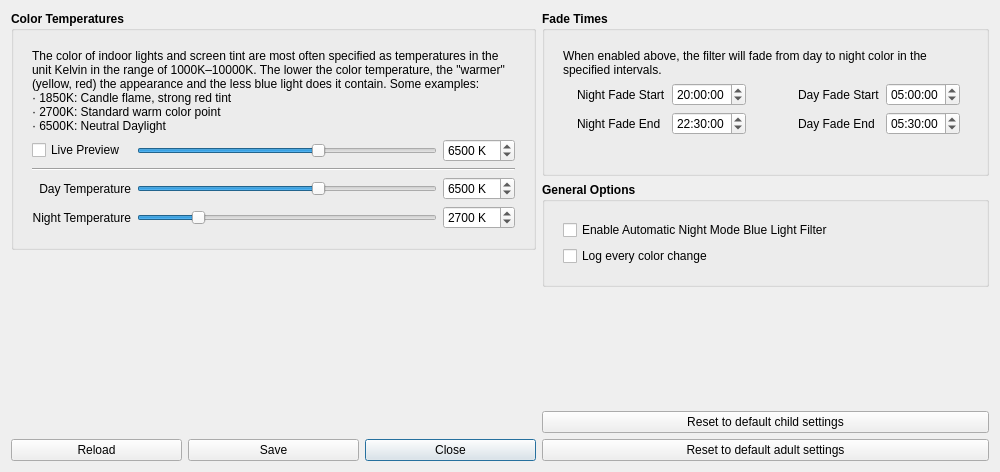
<?xml version="1.0" encoding="UTF-8"?>
<ui version="4.0">
 <class>nightModeSettingsDialog</class>
 <widget class="QDialog" name="nightModeSettingsDialog">
  <property name="geometry">
   <rect>
    <x>0</x>
    <y>0</y>
    <width>1000</width>
    <height>472</height>
   </rect>
  </property>
  <property name="windowTitle">
   <string>Night Mode Settings</string>
  </property>
  <layout class="QHBoxLayout" name="horizontalLayout">
   <item>
    <layout class="QVBoxLayout" name="leftVerticalLayout">
     <item>
      <widget class="QGroupBox" name="colorTempGroupBox">
       <property name="font">
        <font>
         <weight>75</weight>
         <bold>true</bold>
        </font>
       </property>
       <property name="title">
        <string>Color Temperatures</string>
       </property>
       <layout class="QVBoxLayout" name="verticalLayout_2">
        <item>
         <widget class="QWidget" name="colorTempContentWidget">
          <property name="font">
           <font>
            <weight>50</weight>
            <bold>false</bold>
           </font>
          </property>
          <layout class="QVBoxLayout" name="verticalLayout_3">
           <item>
            <widget class="QLabel" name="colorTempLabel">
             <property name="text">
              <string>The color of indoor lights and screen tint are most often specified as temperatures in the unit Kelvin in the range of 1000K–10000K. The lower the color temperature, the "warmer" (yellow, red) the appearance and the less blue light does it contain. Some examples:
· 1850K: Candle flame, strong red tint
· 2700K: Standard warm color point
· 6500K: Neutral Daylight </string>
             </property>
             <property name="wordWrap">
              <bool>true</bool>
             </property>
             <property name="margin">
              <number>5</number>
             </property>
             <property name="buddy">
              <cstring>previewCheckBox</cstring>
             </property>
            </widget>
           </item>
           <item>
            <layout class="QGridLayout" name="colorTempGridLayout">
             <item row="1" column="0">
              <widget class="QCheckBox" name="previewCheckBox">
               <property name="text">
                <string>Live Preview</string>
               </property>
              </widget>
             </item>
             <item row="1" column="1">
              <widget class="QSlider" name="previewTempSlider">
               <property name="sizePolicy">
                <sizepolicy hsizetype="Expanding" vsizetype="Fixed">
                 <horstretch>100</horstretch>
                 <verstretch>0</verstretch>
                </sizepolicy>
               </property>
               <property name="sizeIncrement">
                <size>
                 <width>41</width>
                 <height>31</height>
                </size>
               </property>
               <property name="cursor">
                <cursorShape>PointingHandCursor</cursorShape>
               </property>
               <property name="minimum">
                <number>1000</number>
               </property>
               <property name="maximum">
                <number>10000</number>
               </property>
               <property name="singleStep">
                <number>10</number>
               </property>
               <property name="pageStep">
                <number>500</number>
               </property>
               <property name="value">
                <number>6500</number>
               </property>
               <property name="orientation">
                <enum>Qt::Horizontal</enum>
               </property>
               <property name="invertedAppearance">
                <bool>false</bool>
               </property>
               <property name="invertedControls">
                <bool>true</bool>
               </property>
              </widget>
             </item>
             <item row="1" column="2">
              <widget class="QSpinBox" name="previewTempSpinBox">
               <property name="suffix">
                <string> K</string>
               </property>
               <property name="minimum">
                <number>1000</number>
               </property>
               <property name="maximum">
                <number>10000</number>
               </property>
               <property name="value">
                <number>6500</number>
               </property>
              </widget>
             </item>
             <item row="2" column="0" colspan="3">
              <widget class="Line" name="line">
               <property name="orientation">
                <enum>Qt::Horizontal</enum>
               </property>
              </widget>
             </item>
            <item row="3" column="0">
              <widget class="QLabel" name="dayTempLabel">
               <property name="text">
                <string>Day Temperature</string>
               </property>
               <property name="alignment">
                <set>Qt::AlignRight|Qt::AlignTrailing|Qt::AlignVCenter</set>
               </property>
               <property name="buddy">
                <cstring>dayTempSlider</cstring>
               </property>
              </widget>
             </item>
             <item row="3" column="1">
              <widget class="QSlider" name="dayTempSlider">
               <property name="sizePolicy">
                <sizepolicy hsizetype="Expanding" vsizetype="Fixed">
                 <horstretch>100</horstretch>
                 <verstretch>0</verstretch>
                </sizepolicy>
               </property>
               <property name="sizeIncrement">
                <size>
                 <width>41</width>
                 <height>31</height>
                </size>
               </property>
               <property name="cursor">
                <cursorShape>PointingHandCursor</cursorShape>
               </property>
               <property name="minimum">
                <number>1000</number>
               </property>
               <property name="maximum">
                <number>10000</number>
               </property>
               <property name="singleStep">
                <number>10</number>
               </property>
               <property name="pageStep">
                <number>500</number>
               </property>
               <property name="value">
                <number>6500</number>
               </property>
               <property name="orientation">
                <enum>Qt::Horizontal</enum>
               </property>
               <property name="invertedAppearance">
                <bool>false</bool>
               </property>
               <property name="invertedControls">
                <bool>true</bool>
               </property>
              </widget>
             </item>
             <item row="3" column="2">
              <widget class="QSpinBox" name="dayTempSpinBox">
               <property name="suffix">
                <string> K</string>
               </property>
               <property name="minimum">
                <number>1000</number>
               </property>
               <property name="maximum">
                <number>10000</number>
               </property>
               <property name="value">
                <number>6500</number>
               </property>
              </widget>
             </item>
             <item row="4" column="0">
              <widget class="QLabel" name="nightTempLabel">
               <property name="text">
                <string>Night Temperature</string>
               </property>
               <property name="alignment">
                <set>Qt::AlignRight|Qt::AlignTrailing|Qt::AlignVCenter</set>
               </property>
               <property name="buddy">
                <cstring>nightTempSlider</cstring>
               </property>
              </widget>
             </item>
             <item row="4" column="1">
              <widget class="QSlider" name="nightTempSlider">
               <property name="sizePolicy">
                <sizepolicy hsizetype="Expanding" vsizetype="Fixed">
                 <horstretch>100</horstretch>
                 <verstretch>0</verstretch>
                </sizepolicy>
               </property>
               <property name="sizeIncrement">
                <size>
                 <width>41</width>
                 <height>31</height>
                </size>
               </property>
               <property name="cursor">
                <cursorShape>PointingHandCursor</cursorShape>
               </property>
               <property name="minimum">
                <number>1000</number>
               </property>
               <property name="maximum">
                <number>10000</number>
               </property>
               <property name="singleStep">
                <number>10</number>
               </property>
               <property name="pageStep">
                <number>500</number>
               </property>
               <property name="value">
                <number>2700</number>
               </property>
               <property name="sliderPosition">
                <number>2700</number>
               </property>
               <property name="orientation">
                <enum>Qt::Horizontal</enum>
               </property>
               <property name="invertedAppearance">
                <bool>false</bool>
               </property>
               <property name="invertedControls">
                <bool>true</bool>
               </property>
              </widget>
             </item>
             <item row="4" column="2">
              <widget class="QSpinBox" name="nightTempSpinBox">
               <property name="suffix">
                <string> K</string>
               </property>
               <property name="minimum">
                <number>1000</number>
               </property>
               <property name="maximum">
                <number>10000</number>
               </property>
               <property name="value">
                <number>2700</number>
               </property>
              </widget>
             </item>
             </layout>
           </item>
          </layout>
         </widget>
        </item>
       </layout>
      </widget>
     </item>
     <item>
      <spacer name="leftVerticalSpacer">
       <property name="orientation">
        <enum>Qt::Vertical</enum>
       </property>
       <property name="sizeHint">
        <size>
         <width>20</width>
         <height>40</height>
        </size>
       </property>
      </spacer>
     </item>
     <item>
      <layout class="QHBoxLayout" name="buttonsHorizontalLayout">
       <item>
        <widget class="QPushButton" name="reloadButton">
         <property name="text">
          <string>Reload</string>
         </property>
        </widget>
       </item>
       <item>
        <widget class="QPushButton" name="saveButton">
         <property name="text">
          <string>Save</string>
         </property>
        </widget>
       </item>
       <item>
        <widget class="QPushButton" name="closeButton">
         <property name="text">
          <string>Close</string>
         </property>
         <property name="default">
          <bool>true</bool>
         </property>
        </widget>
       </item>
      </layout>
     </item>
    </layout>
   </item>
   <item>
    <layout class="QVBoxLayout" name="rightVerticalLayout">
     <item>
      <widget class="QGroupBox" name="fadeTimesGroupBox">
       <property name="font">
        <font>
         <weight>75</weight>
         <bold>true</bold>
        </font>
       </property>
       <property name="title">
        <string>Fade Times</string>
       </property>
       <layout class="QVBoxLayout" name="verticalLayout_4">
        <item>
         <widget class="QWidget" name="fadeTimesContentWidget">
          <property name="font">
           <font>
            <weight>50</weight>
            <bold>false</bold>
           </font>
          </property>
          <layout class="QGridLayout" name="gridLayout_2">
           <item row="0" column="0" colspan="8">
            <widget class="QLabel" name="fadeTimesLabel">
             <property name="text">
              <string>When enabled above, the filter will fade from day to night color in the specified intervals.</string>
             </property>
             <property name="wordWrap">
              <bool>true</bool>
             </property>
             <property name="buddy">
              <cstring>nightFadeStartTimeEdit</cstring>
             </property>
            </widget>
           </item>
           <item row="2" column="1">
            <spacer name="horizontalSpacer_1">
             <property name="orientation">
              <enum>Qt::Horizontal</enum>
             </property>
             <property name="sizeHint">
              <size>
               <width>40</width>
               <height>20</height>
              </size>
             </property>
            </spacer>
           </item>
           <item row="2" column="2">
            <widget class="QLabel" name="nightFadeStartLabel">
             <property name="text">
              <string>Night Fade Start</string>
             </property>
             <property name="buddy">
              <cstring>nightFadeStartTimeEdit</cstring>
             </property>
            </widget>
           </item>
           <item row="2" column="3">
            <widget class="QTimeEdit" name="nightFadeStartTimeEdit">
             <property name="time">
              <time>
               <hour>20</hour>
               <minute>0</minute>
               <second>0</second>
              </time>
             </property>
            </widget>
           </item>
           <item row="2" column="4">
            <spacer name="horizontalSpacer_2">
             <property name="orientation">
              <enum>Qt::Horizontal</enum>
             </property>
             <property name="sizeType">
              <enum>QSizePolicy::Minimum</enum>
             </property>
             <property name="sizeHint">
              <size>
               <width>40</width>
               <height>20</height>
              </size>
             </property>
            </spacer>
           </item>
           <item row="2" column="5">
            <widget class="QLabel" name="dayFadeStartLabel">
             <property name="text">
              <string>Day Fade Start</string>
             </property>
             <property name="buddy">
              <cstring>dayFadeStartTimeEdit</cstring>
             </property>
            </widget>
           </item>
           <item row="2" column="6">
            <widget class="QTimeEdit" name="dayFadeStartTimeEdit">
             <property name="time">
              <time>
               <hour>5</hour>
               <minute>0</minute>
               <second>0</second>
              </time>
             </property>
            </widget>
           </item>
           <item row="2" column="7">
            <spacer name="horizontalSpacer_3">
             <property name="orientation">
              <enum>Qt::Horizontal</enum>
             </property>
             <property name="sizeHint">
              <size>
               <width>40</width>
               <height>20</height>
              </size>
             </property>
            </spacer>
           </item>
           <item row="4" column="2">
            <widget class="QLabel" name="nightFadeEndLabel">
             <property name="text">
              <string>Night Fade End</string>
             </property>
             <property name="buddy">
              <cstring>nightFadeEndTimeEdit</cstring>
             </property>
            </widget>
           </item>
           <item row="4" column="3">
            <widget class="QTimeEdit" name="nightFadeEndTimeEdit">
             <property name="time">
              <time>
               <hour>22</hour>
               <minute>30</minute>
               <second>0</second>
              </time>
             </property>
            </widget>
           </item>
           <item row="4" column="5">
            <widget class="QLabel" name="dayFadeEndLabel">
             <property name="text">
              <string>Day Fade End</string>
             </property>
             <property name="buddy">
              <cstring>dayFadeEndTimeEdit</cstring>
             </property>
            </widget>
           </item>
           <item row="4" column="6">
            <widget class="QTimeEdit" name="dayFadeEndTimeEdit">
             <property name="time">
              <time>
               <hour>5</hour>
               <minute>30</minute>
               <second>0</second>
              </time>
             </property>
            </widget>
           </item>
           <item row="5" column="2" colspan="5">
            <widget class="QLabel" name="timesCoherentLabel">
             <property name="text">
              <string/>
             </property>
            </widget>
           </item>
          </layout>
         </widget>
        </item>
       </layout>
      </widget>
     </item>
     <item>
      <widget class="QGroupBox" name="generalOptionsGroupBox">
       <property name="font">
        <font>
         <weight>75</weight>
         <bold>true</bold>
        </font>
       </property>
       <property name="title">
        <string>General Options</string>
       </property>
       <layout class="QVBoxLayout" name="verticalLayout_5">
        <item>
         <widget class="QWidget" name="generalOptionsContentWidget">
          <property name="font">
           <font>
            <weight>50</weight>
            <bold>false</bold>
           </font>
          </property>
          <layout class="QGridLayout" name="gridLayout_3">
           <item row="0" column="0">
            <widget class="QCheckBox" name="enabledCheckBox">
             <property name="text">
              <string>Enable Automatic Night Mode Blue Light Filter</string>
             </property>
            </widget>
           </item>
          <item row="1" column="0">
            <widget class="QCheckBox" name="logChangesCheckBox">
             <property name="text">
              <string>Log every color change</string>
             </property>
            </widget>
           </item>
           </layout>
         </widget>
        </item>
       </layout>
      </widget>
     </item>
     <item>
      <spacer name="rightVerticalSpacer">
       <property name="orientation">
        <enum>Qt::Vertical</enum>
       </property>
       <property name="sizeHint">
        <size>
         <width>20</width>
         <height>40</height>
        </size>
       </property>
      </spacer>
     </item>
     <item>
      <widget class="QPushButton" name="resetChildButton">
       <property name="text">
        <string>Reset to default child settings</string>
       </property>
      </widget>
     </item>
     <item>
      <widget class="QPushButton" name="resetAdultButton">
       <property name="text">
        <string>Reset to default adult settings</string>
       </property>
      </widget>
     </item>
    </layout>
   </item>
  </layout>
 </widget>
 <tabstops>
  <tabstop>nightFadeStartTimeEdit</tabstop>
  <tabstop>nightFadeEndTimeEdit</tabstop>
  <tabstop>dayFadeStartTimeEdit</tabstop>
  <tabstop>dayFadeEndTimeEdit</tabstop>
  <tabstop>previewCheckBox</tabstop>
  <tabstop>previewTempSlider</tabstop>
  <tabstop>previewTempSpinBox</tabstop>
  <tabstop>dayTempSlider</tabstop>
  <tabstop>dayTempSpinBox</tabstop>
  <tabstop>nightTempSlider</tabstop>
  <tabstop>nightTempSpinBox</tabstop>
 </tabstops>
 <resources/>
 <connections>
  <connection>
   <sender>previewTempSlider</sender>
   <signal>valueChanged(int)</signal>
   <receiver>previewTempSpinBox</receiver>
   <slot>setValue(int)</slot>
   <hints>
    <hint type="sourcelabel">
     <x>349</x>
     <y>300</y>
    </hint>
    <hint type="destinationlabel">
     <x>453</x>
     <y>309</y>
    </hint>
   </hints>
  </connection>
  <connection>
   <sender>previewTempSpinBox</sender>
   <signal>valueChanged(int)</signal>
   <receiver>previewTempSlider</receiver>
   <slot>setValue(int)</slot>
   <hints>
    <hint type="sourcelabel">
     <x>453</x>
     <y>309</y>
    </hint>
    <hint type="destinationlabel">
     <x>349</x>
     <y>300</y>
    </hint>
   </hints>
  </connection>
  <connection>
   <sender>dayTempSpinBox</sender>
   <signal>valueChanged(int)</signal>
   <receiver>dayTempSlider</receiver>
   <slot>setValue(int)</slot>
   <hints>
    <hint type="sourcelabel">
     <x>453</x>
     <y>387</y>
    </hint>
    <hint type="destinationlabel">
     <x>349</x>
     <y>378</y>
    </hint>
   </hints>
  </connection>
  <connection>
   <sender>dayTempSlider</sender>
   <signal>valueChanged(int)</signal>
   <receiver>dayTempSpinBox</receiver>
   <slot>setValue(int)</slot>
   <hints>
    <hint type="sourcelabel">
     <x>349</x>
     <y>378</y>
    </hint>
    <hint type="destinationlabel">
     <x>453</x>
     <y>387</y>
    </hint>
   </hints>
  </connection>
  <connection>
   <sender>nightTempSlider</sender>
   <signal>valueChanged(int)</signal>
   <receiver>nightTempSpinBox</receiver>
   <slot>setValue(int)</slot>
   <hints>
    <hint type="sourcelabel">
     <x>349</x>
     <y>434</y>
    </hint>
    <hint type="destinationlabel">
     <x>453</x>
     <y>443</y>
    </hint>
   </hints>
  </connection>
  <connection>
   <sender>nightTempSpinBox</sender>
   <signal>valueChanged(int)</signal>
   <receiver>nightTempSlider</receiver>
   <slot>setValue(int)</slot>
   <hints>
    <hint type="sourcelabel">
     <x>453</x>
     <y>443</y>
    </hint>
    <hint type="destinationlabel">
     <x>349</x>
     <y>434</y>
    </hint>
   </hints>
  </connection>
 </connections>
</ui>
